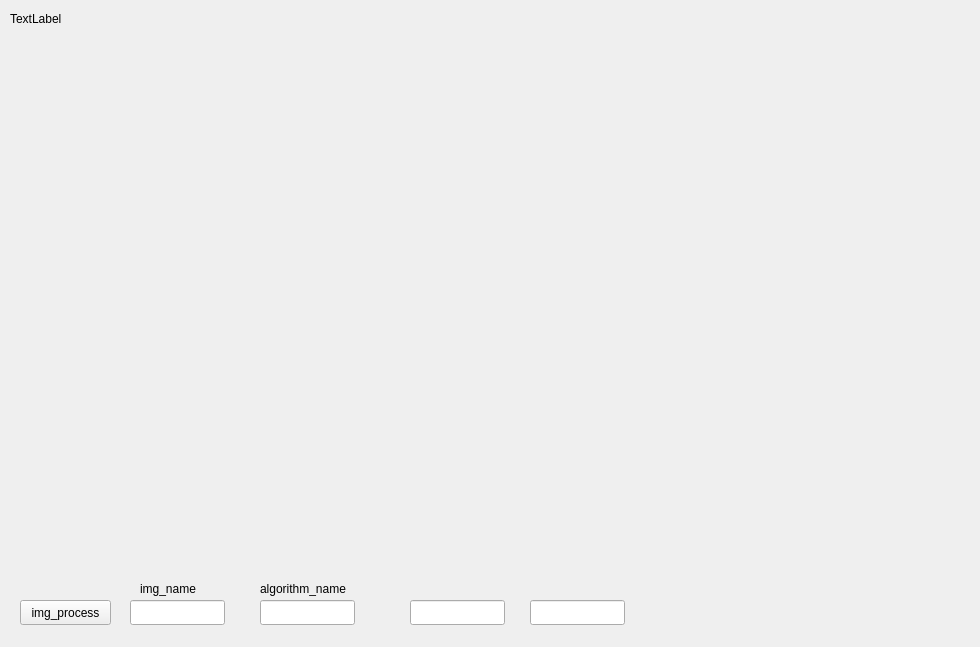
<?xml version="1.0" encoding="UTF-8"?>
<ui version="4.0">
 <class>img1</class>
 <widget class="QWidget" name="img1">
  <property name="geometry">
   <rect>
    <x>0</x>
    <y>0</y>
    <width>980</width>
    <height>647</height>
   </rect>
  </property>
  <property name="windowTitle">
   <string>Form</string>
  </property>
  <widget class="QLabel" name="imgshow">
   <property name="geometry">
    <rect>
     <x>10</x>
     <y>10</y>
     <width>67</width>
     <height>17</height>
    </rect>
   </property>
   <property name="text">
    <string>TextLabel</string>
   </property>
  </widget>
  <widget class="QPushButton" name="img_process">
   <property name="geometry">
    <rect>
     <x>20</x>
     <y>600</y>
     <width>91</width>
     <height>25</height>
    </rect>
   </property>
   <property name="text">
    <string>img_process</string>
   </property>
  </widget>
  <widget class="QLineEdit" name="img_name">
   <property name="geometry">
    <rect>
     <x>130</x>
     <y>600</y>
     <width>95</width>
     <height>25</height>
    </rect>
   </property>
  </widget>
  <widget class="QLabel" name="imgshow_2">
   <property name="geometry">
    <rect>
     <x>140</x>
     <y>580</y>
     <width>91</width>
     <height>17</height>
    </rect>
   </property>
   <property name="text">
    <string>img_name</string>
   </property>
  </widget>
  <widget class="QLabel" name="imgshow_3">
   <property name="geometry">
    <rect>
     <x>260</x>
     <y>580</y>
     <width>131</width>
     <height>17</height>
    </rect>
   </property>
   <property name="text">
    <string>algorithm_name</string>
   </property>
  </widget>
  <widget class="QLineEdit" name="algorithm_name">
   <property name="geometry">
    <rect>
     <x>260</x>
     <y>600</y>
     <width>95</width>
     <height>25</height>
    </rect>
   </property>
  </widget>
  <widget class="QLineEdit" name="param1">
   <property name="geometry">
    <rect>
     <x>410</x>
     <y>600</y>
     <width>95</width>
     <height>25</height>
    </rect>
   </property>
  </widget>
  <widget class="QLineEdit" name="param2">
   <property name="geometry">
    <rect>
     <x>530</x>
     <y>600</y>
     <width>95</width>
     <height>25</height>
    </rect>
   </property>
  </widget>
 </widget>
 <resources/>
 <connections/>
</ui>
